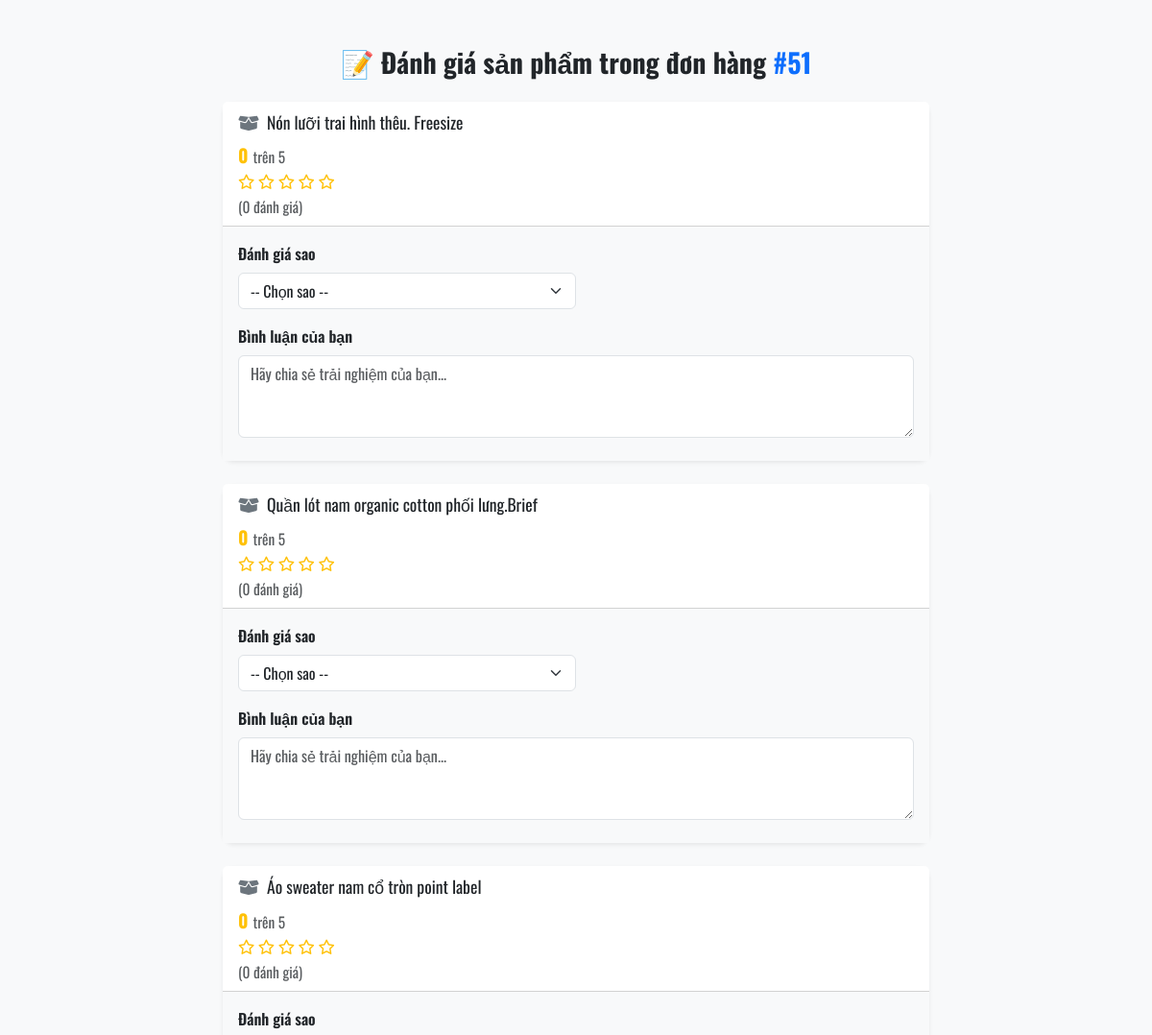
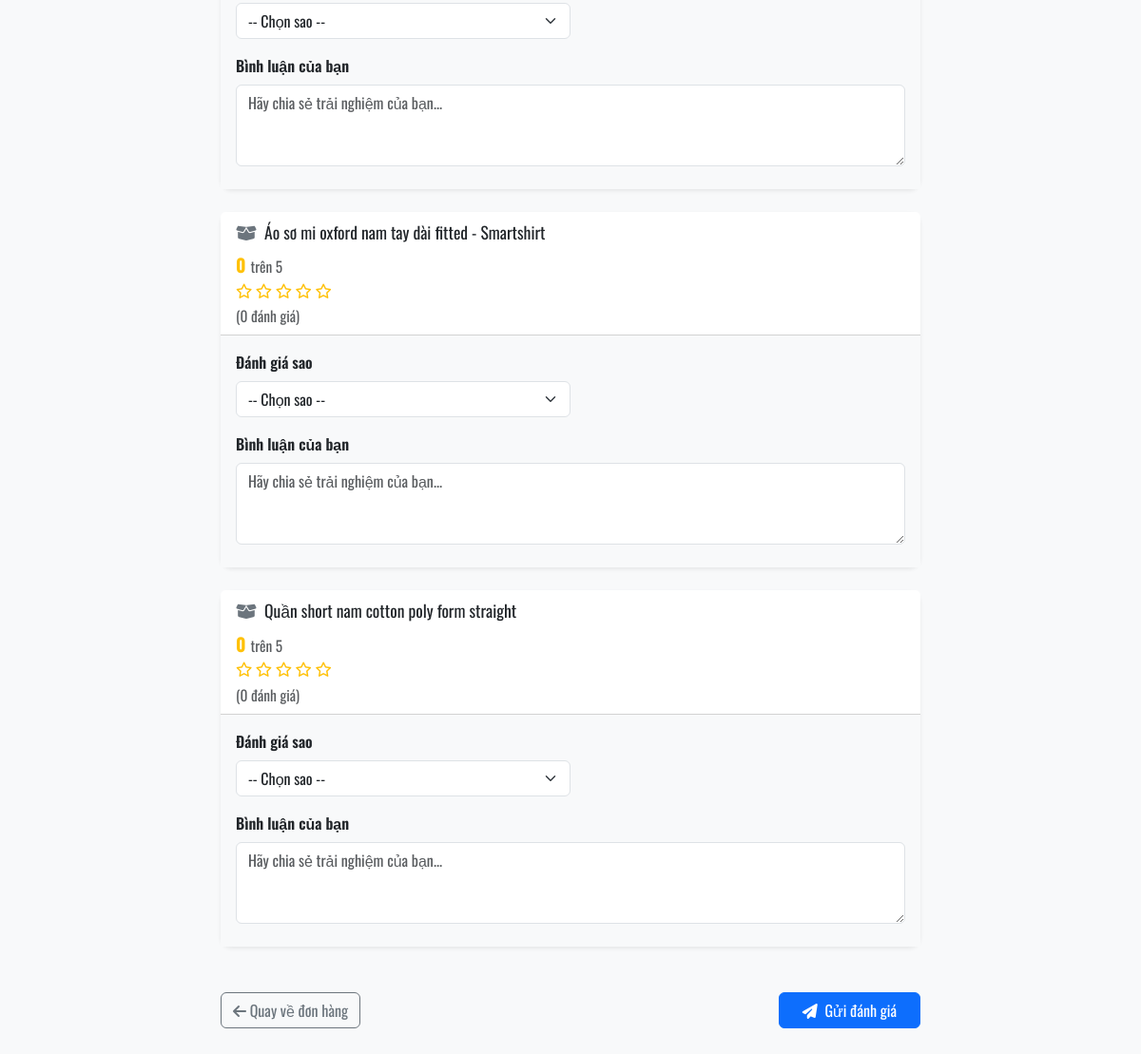
Screenshot of /layout/danhgia.php?order_id=51 (signed in) with the database file from the repository (2 pictures, top to bottom).
### tables this page shows
CREATE TABLE `order_details` (
  `order_detail_id` int(11) NOT NULL,
  `order_id` int(11) DEFAULT NULL,
  `product_id` int(11) DEFAULT NULL,
  `quantity` int(11) DEFAULT NULL,
  `price` decimal(12,2) DEFAULT NULL,
  `total_price` decimal(12,2) DEFAULT NULL,
  `variant_id` int(11) DEFAULT NULL
);

CREATE TABLE `products` (
  `product_id` int(11) NOT NULL,
  `name` varchar(255) NOT NULL,
  `description` text DEFAULT NULL,
  `category_id` int(11) DEFAULT NULL,
  `price` decimal(12,2) DEFAULT NULL,
  `rating_avg` float DEFAULT 0,
  `rating_count` int(11) DEFAULT 0,
  `sold_count` int(11) DEFAULT 0,
  `price_sale` decimal(12,2) DEFAULT NULL,
  `pttg` decimal(5,2) DEFAULT 0.00,
  `is_deleted` tinyint(1) NOT NULL DEFAULT 0
);

### layout/danhgia.php (the view, shortened to what this page needs)
<?php
$db = DBConnect::getInstance();
$pdo = $db->getConnection();
$order_id = isset($_GET['order_id']) ? intval($_GET['order_id']) : 0;
$stmt = $pdo->prepare("SELECT od.product_id, p.name
                       FROM order_details od
                       JOIN products p ON od.product_id = p.product_id
                       WHERE od.order_id = ?");
$stmt->execute([$order_id]);
$products = $stmt->fetchAll(PDO::FETCH_ASSOC);
?>
<!DOCTYPE html>
<html lang="vi">
<head>
  <link rel="stylesheet" href="/assets/bootstrap/css/bootstrap.min.css">
  <link rel="stylesheet" href="/assets/fonts/font.css">
  <link rel="stylesheet" href="https://cdnjs.cloudflare.com/ajax/libs/font-awesome/6.4.0/css/all.min.css" />
</head>
<body class="py-5">
  <div class="container">
    <div class="row justify-content-center">
      <div class="col-lg-8">
        <div class="text-center mb-4">
          <h3 class="fw-bold text-dark">
            📝 Đánh giá sản phẩm trong đơn hàng <span class="text-primary">#<?= $order_id ?></span>
          </h3>
        </div>
        <?php if (empty($products)): ?>
          <div class="alert alert-warning">Không tìm thấy sản phẩm nào trong đơn hàng này.</div>
        <?php else: ?>
          <form method="POST" class="vstack gap-4">
            <?php foreach ($products as $p): ?>
              <div class="card shadow-sm border-0">
                <div class="card-header">
                  <i class="fa-solid fa-box-open me-1 text-secondary"></i> <?= htmlspecialchars($p['name']) ?>
                  <div class="mt-2 small text-muted">
                    <span class="fw-bold text-warning" style="font-size: 1.2rem;">
                      <?= $p['avg_rating'] ?>
                    </span>
                    <span class="text-muted">trên 5</span>
                    <br/>
                    <?php for ($i = 1; $i <= 5; $i++): ?>
                      <?php if ($i <= round($p['avg_rating'])): ?>
                        <i class="fa-solid fa-star text-warning"></i>
                      <?php else: ?>
                        <i class="fa-regular fa-star text-warning"></i>
                      <?php endif; ?>
                    <?php endfor; ?>
                    <div class="text-muted mt-1">(<?= $p['total_reviews'] ?> đánh giá)</div>
                  </div>
                </div>
                <div class="card-body bg-light">
                  <div class="mb-3">
                    <label class="form-label fw-semibold">Đánh giá sao</label>
                    <select name="rating[<?= $p['product_id'] ?>]" class="form-select w-50" required>
                      <option value="">-- Chọn sao --</option>
                    </select>
                  </div>
                  <div class="mb-2">
                    <label class="form-label fw-semibold">Bình luận của bạn</label>
                    <textarea name="comment[<?= $p['product_id'] ?>]" class="form-control" rows="3" placeholder="Hãy chia sẻ trải nghiệm của bạn..."></textarea>
                  </div>
                </div>
              </div>
            <?php endforeach; ?>
            <div class="d-flex justify-content-between mt-4">
              <a href="/index.php?page=donhang" class="btn btn-outline-secondary">
                <i class="fa-solid fa-arrow-left"></i> Quay về đơn hàng
              </a>
              <button type="submit" class="btn btn-primary px-4">
                <i class="fa-solid fa-paper-plane me-1"></i> Gửi đánh giá
              </button>
            </div>
          </form>
        <?php endif; ?>
      </div>
    </div>
  </div>
</body>
</html>

### layout/danhgia.php (style rules this page uses)
body { background-color: #f8f9fa; }
.card { border-radius: 12px; }
.card-header { background-color: #fff; font-size: 1.1rem; }
textarea::placeholder { color: #aaa; }

### rows the page displays
order_details: product.name "Nón lưỡi trai hình thêu. Freesize", avg_rating "0", total_reviews "0", product "Hãy chia sẻ trải nghiệm của bạn..."
order_details: product.name "Quần lót nam organic cotton phối lưng.Brief", avg_rating "0", total_reviews "0", product "Hãy chia sẻ trải nghiệm của bạn..."
order_details: product.name "Áo sweater nam cổ tròn point label", avg_rating "0", total_reviews "0", product "Hãy chia sẻ trải nghiệm của bạn..."
order_details: product.name "Áo sơ mi oxford nam tay dài fitted - Smartshirt", avg_rating "0", total_reviews "0", product "Hãy chia sẻ trải nghiệm của bạn..."
order_details: product.name "Quần short nam cotton poly form straight", avg_rating "0", total_reviews "0", product "Hãy chia sẻ trải nghiệm của bạn..."

### other values shown
$order_id "51"
